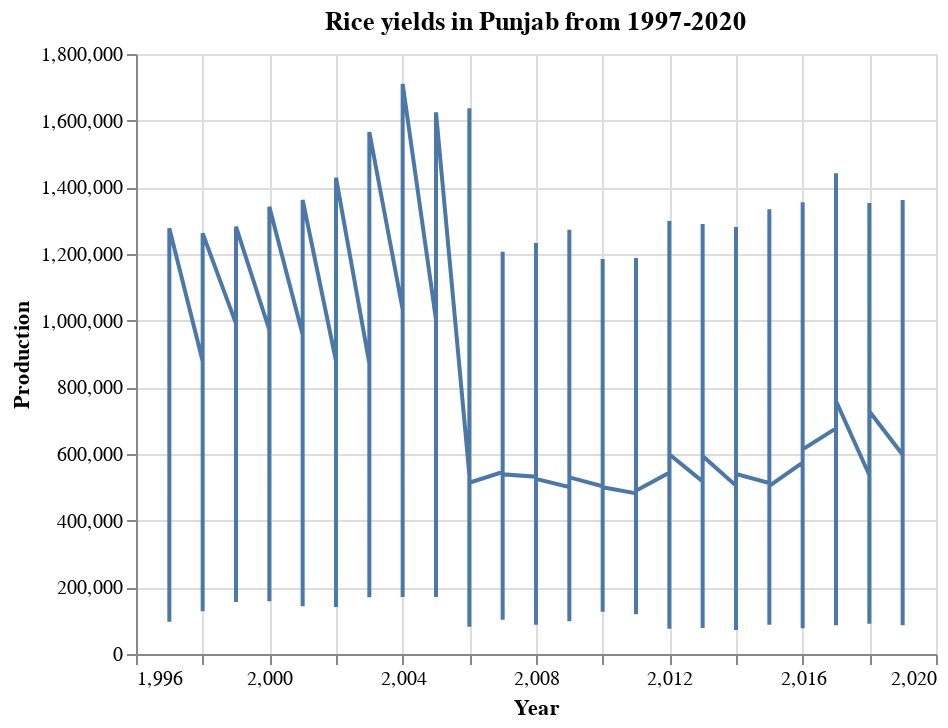

Notebook cell for this chart:
### Markdown cell above
I will try to find the way rice production has progressed over time, but as you can see below, this was a flawed way of doing it as the data is spread out across districts, and there is no cumulative data of rice production in every kharif year for the state.

### Code cell
alt.Chart(df_pj_rice).mark_line().encode(
    x='Year',
    y=('Production')
).properties(
    title='Rice yields in Punjab from 1997-2020')

### Figure 1 — Vega-Lite specification as saved in the notebook (floating-point values rounded to 4 significant figures; data arrays with more than 128 entries replaced by an {"elided": "..."} marker saying what was removed)
{"config": {"view": {"continuousWidth": 400, "continuousHeight": 300}}, "data": {"name": "data-7797ca174a6cf30b761edc4168a218f6"}, "mark": "line", "encoding": {"x": {"field": "Year", "type": "quantitative"}, "y": {"field": "Production", "type": "quantitative"}}, "title": "Rice yields in Punjab from 1997-2020", "$schema": "https://vega.github.io/schema/vega-lite/v4.17.0.json", "datasets": {"data-7797ca174a6cf30b761edc4168a218f6": {"elided": "448 records"}}}
